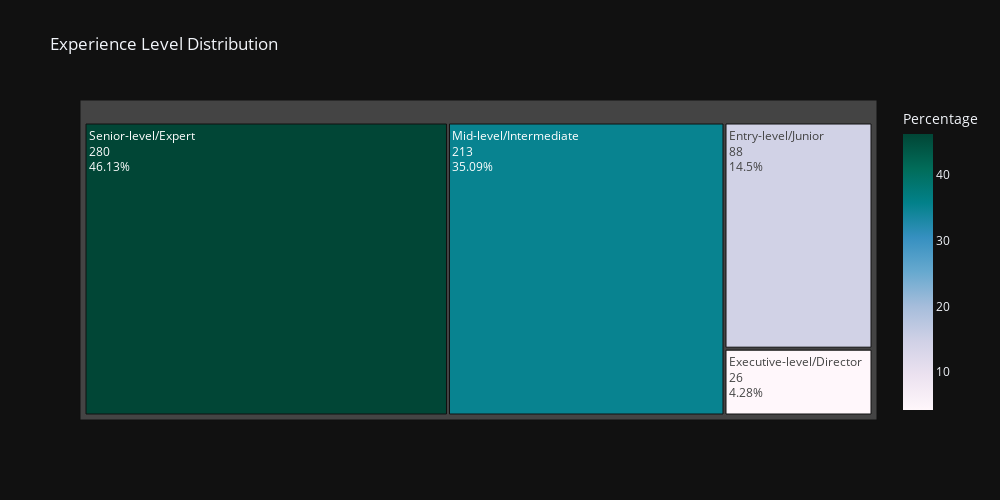

Notebook cell for this chart:
### Code cell
ex_level = df['experience_level'].value_counts().reset_index()
ex_level.columns = ['Experience Level', 'Count']

# Replace short names with full descriptive names
ex_level['Experience Level'] = ex_level['Experience Level'].replace({
    'EN': 'Entry-level/Junior',
    'MI': 'Mid-level/Intermediate',
    'SE': 'Senior-level/Expert',
    'EX': 'Executive-level/Director'
})

# Calculate percentages and create labels
ex_level['Percentage'] = (ex_level['Count'] / ex_level['Count'].sum() * 100).round(2)
ex_level['Label'] = ex_level.apply(
    lambda row: f"{row['Experience Level']}<br>{row['Count']}<br>{row['Percentage']}%", axis=1
)

# Create a treemap
fig = px.treemap(
    ex_level,
    path=['Label'],  # Use the label with descriptive names
    values='Count',  
    color='Percentage',  
    color_continuous_scale=px.colors.sequential.PuBuGn,
    title='Experience Level Distribution',
    template='plotly_dark',
    width=1000,
    height=500
)

fig.show()

### Figure 1 — Plotly figure (JSON) as saved in the notebook; plotly's stock layout.template omitted (floating-point values rounded to 4 significant figures)
{"data": [{"branchvalues": "total", "customdata": [[14.5], [4.28], [35.09], [46.13]], "domain": {"x": [0, 1], "y": [0, 1]}, "hovertemplate": "labels=%{label}<br>Count=%{value}<br>parent=%{parent}<br>id=%{id}<br>Percentage=%{color}<extra></extra>", "ids": ["Entry-level/Junior<br>88<br>14.5%", "Executive-level/Director<br>26<br>4.28%", "Mid-level/Intermediate<br>213<br>35.09%", "Senior-level/Expert<br>280<br>46.13%"], "labels": ["Entry-level/Junior<br>88<br>14.5%", "Executive-level/Director<br>26<br>4.28%", "Mid-level/Intermediate<br>213<br>35.09%", "Senior-level/Expert<br>280<br>46.13%"], "marker": {"coloraxis": "coloraxis", "colors": [14.5, 4.28, 35.09, 46.13]}, "name": "", "parents": ["", "", "", ""], "type": "treemap", "values": [88, 26, 213, 280]}], "layout": {"coloraxis": {"colorbar": {"title": {"text": "Percentage"}}, "colorscale": [[0, "rgb(255,247,251)"], [0.125, "rgb(236,226,240)"], [0.25, "rgb(208,209,230)"], [0.375, "rgb(166,189,219)"], [0.5, "rgb(103,169,207)"], [0.625, "rgb(54,144,192)"], [0.75, "rgb(2,129,138)"], [0.875, "rgb(1,108,89)"], [1, "rgb(1,70,54)"]]}, "height": 500, "legend": {"tracegroupgap": 0}, "title": {"text": "Experience Level Distribution"}, "width": 1000}}
